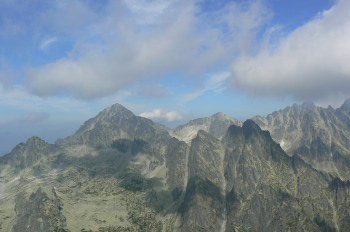
#> input picture tatras.jpg, 350 x 232 px
$ python rotate_image.py
#> lines starting #> are read from the running program, lines starting #| are printed output that depends on the picture
#!/usr/bin/python3

from PIL import Image
import sys

try:
    tatras = Image.open("tatras.jpg")
#> tatras is the input picture: PIL image 350x232 RGB; mean R, G, B 125.7, 140.9, 153

except IOError:
    print("Unable to load image")
    sys.exit(1)

rotated = tatras.rotate(180)
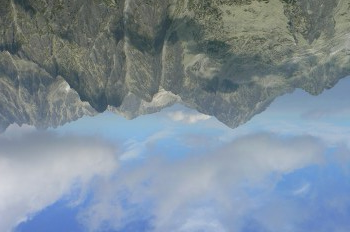
#> rotated: PIL image 350x232 RGB; mean R, G, B 125.7, 140.9, 153
rotated.save('tatras_rotated.jpg')
